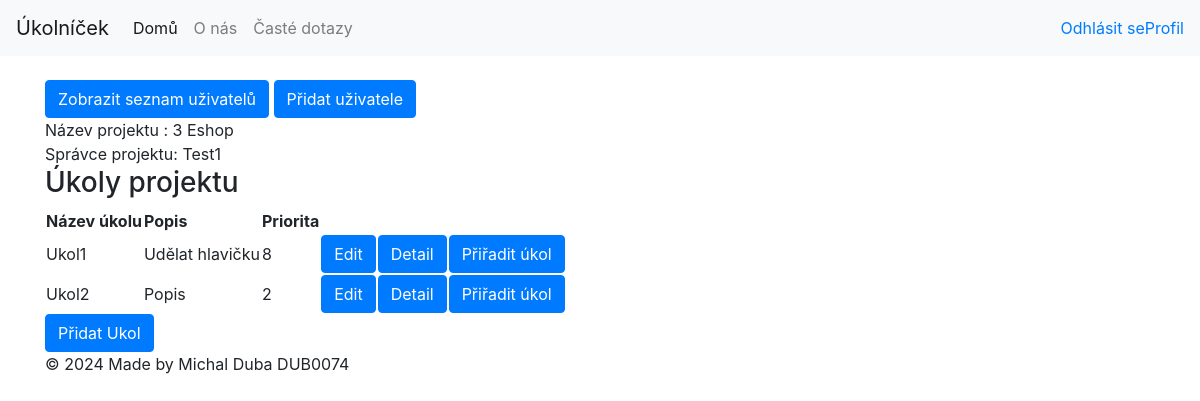
The page /project/3/ (signed in) on the database as committed earlier.
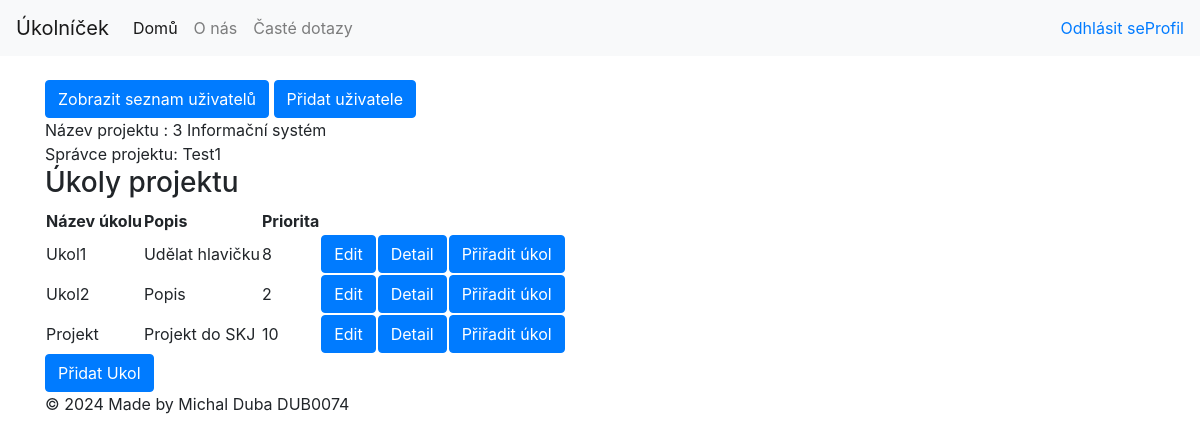
The same page on the database as committed later.
### UkolnicekApp/models.py (models this page shows, shortened)
class Projekt(models.Model):
    projekt_id = models.AutoField(primary_key=True)
    uzivatel = models.ForeignKey(Uzivatel, on_delete=models.DO_NOTHING)
    typ_projektu = models.ForeignKey(TypProjektu, on_delete=models.DO_NOTHING)
    datum_vytvoreni = models.DateTimeField(null=False)
    posledni_zmena = models.DateTimeField(blank=True, null=True)

class TypProjektu(models.Model):
    typ_projektu_id = models.AutoField(primary_key=True)
    nazev = models.CharField(max_length=25, null=False)
    datum_vytvoreni = models.DateTimeField(null=False)
    posledni_zmena = models.DateTimeField(blank=True, null=True)

class Uzivatel(models.Model):
    uzivatel_id = models.AutoField(primary_key=True)
    uzivatelske_jmeno = models.CharField(max_length=25, null=False)
    krestni_jmeno = models.CharField(max_length=25, null=False)
    prijmeni = models.CharField(max_length=25, null=False)
    heslo = models.CharField(max_length=255, null=False)
    email = models.CharField(max_length=50, null=False)
    role = models.ForeignKey(Role, on_delete=models.DO_NOTHING)
    datum_vytvoreni = models.DateTimeField(null=False)
    posledni_zmena = models.DateTimeField(blank=True, null=True)
    posledni_login = models.DateTimeField(blank=True, null=True)
    prihlasen = models.BooleanField(null=False)

class Ukol(models.Model):
    ukol_id = models.AutoField(primary_key=True)
    nazev = models.CharField(max_length=25, null=False)
    popis = models.CharField(max_length=255, null=False)
    priorita = models.IntegerField(null=False)
    stav_ukolu = models.ForeignKey(StavUkolu, on_delete=models.DO_NOTHING)
    nejzazsi_termin = models.DateTimeField(null=False)
    projekt = models.ForeignKey(Projekt, on_delete=models.DO_NOTHING)
    uzivatel = models.ForeignKey(Uzivatel, on_delete=models.DO_NOTHING, blank=True, null=True)
    datum_vybrani = models.DateTimeField(blank=True, null=True)
    datum_dokonceni = models.DateTimeField(blank=True, null=True)
    predpo_cas = models.IntegerField(null=False)
    datum_vytvoreni = models.DateTimeField(null=False)
    posledni_zmena = models.DateTimeField(blank=True)

### UkolnicekApp/views.py (the view)
# urls.py: path('project/<int:project_id>/', views.project, name="project"),
def project(request, project_id):
    loggedIn = isUserLoggedIn(request)
    if (loggedIn):
        userId = request.session["user_id"]
    project = get_object_or_404(Projekt, pk=project_id)
    tasks = Ukol.objects.filter(projekt=project_id)
    return render(request, 'UkolnicekApp/project.html', {'project': project, 'tasks': tasks, 'loggedIn': loggedIn, 'userId': userId})

### UkolnicekApp/views.py (called while the page is built)
def isUserLoggedIn(request):
    if ("username" not in request.session):
        request.session["username"] = None
        request.session["user_id"] = None
    if (request.session["username"] != None):
        return True
    return False

### templates/UkolnicekApp/project.html (shortened to what this page needs)
{% extends 'UkolnicekApp/base.html' %}
{% block content %}
    <div>
     <a class="btn btn-primary" href='{% url 'userlist' project.projekt_id %}' role="button">Zobrazit seznam uživatelů</a>
    <a class="btn btn-primary" href='{% url 'addUserToProject' project.projekt_id %}' role="button">Přidat uživatele</a>
    </div>
    <div>
        <div>
        Název projektu : {{project.projekt_id}} {{project.typ_projektu.nazev}}
        </div>
        <div>
        Správce projektu: {{project.uzivatel.uzivatelske_jmeno}}
        </div>
    </div>
    <div>
        <h3>Úkoly projektu</h3>
        <div>
        <table>
        <th>Název úkolu</th>
        <th>Popis</th>
        <th>Priorita</th>
            {% for task in tasks %}
            <tr>
                <td>{{task.nazev}}</td>
                <td>{{task.popis}}</td>
                <td>{{task.priorita}}</td>
                <td><a class="btn btn-primary" href='{% url 'editTask' task.ukol_id %}' role="button">Edit</a></td>
                <td><a class="btn btn-primary" href='{% url 'task' task.ukol_id %}' role="button">Detail</a></td>
                <td><a class="btn btn-primary" href='{% url 'addUserToTask' task.ukol_id %}' role="button">Přiřadit úkol</a></td>
            </tr>
            {% endfor %}
        </table>
        </div>
        <a class="btn btn-primary" href='{% url 'addTask' project.projekt_id %}' role="button">Přidat Ukol</a>
    </div>
{% endblock %}

### templates/UkolnicekApp/base.html (shortened to what this page needs)
<!DOCTYPE html>
<html lang="en">
<head>
    <link rel="stylesheet" href="https://cdn.jsdelivr.net/npm/bootstrap@4.4.1/dist/css/bootstrap.min.css">
</head>
<body>
 <nav class="navbar navbar-expand-lg navbar-light bg-light">
    <a class="navbar-brand" href="#">Úkolníček</a>
    <div class="collapse navbar-collapse" id="navbarNav">
      <ul class="navbar-nav mr-auto">
        <li class="nav-item active">
          <a class="nav-link" href="/">Domů <span class="sr-only">(current)</span></a>
        </li>
        <li class="nav-item">
          <a class="nav-link" href="/about/">O nás</a>
        </li>
        <li class="nav-item">
          <a class="nav-link" href="/faq/">Časté dotazy</a>
        </li>
      </ul>
      {% if loggedIn %}
      <ul class="navbar-nav ml-auto">
      <li class="nav-item">
      <a href='{% url 'logout' %}'>Odhlásit se</a>
      </li>
      <li class="nav-item">
      <a href='{% url 'user' userId %}'>Profil</a>
      </li>
      </ul>
     {% endif %}
    </div>
  </nav>
    <div class="container mt-4">
    <div class="row">
      <div class="col">
        {% block content %}
        {% endblock %}
    <footer>
        <p>&copy; 2024 Made by Michal Duba DUB0074</p>
    </footer>
    </div>
    </div>
  </div>
</body>
</html>

Rows that differ between the two databases and show on the page:
changed Projekt "Test1": typ_projektu.nazev "Eshop" → "Informační systém"
added Ukol: nazev "Projekt", popis "Projekt do SKJ", priorita "10"
